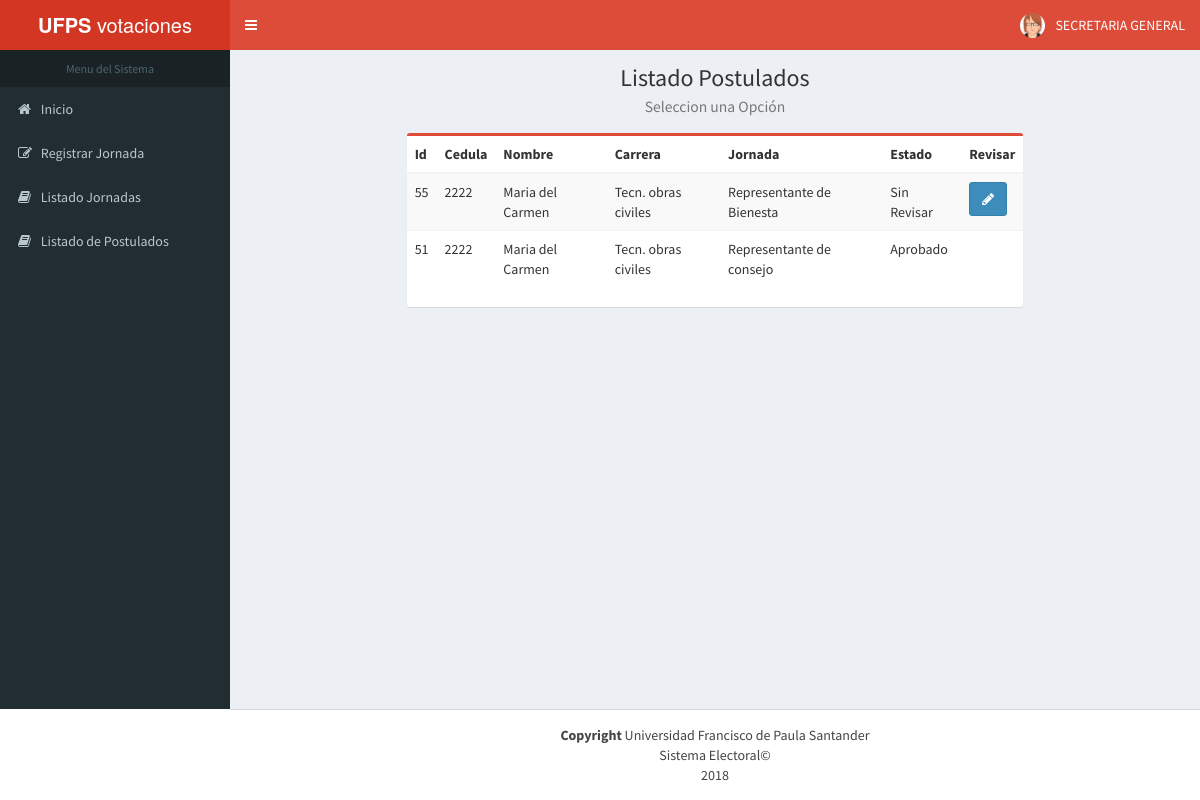
/php/FormListarPostulados.php (signed in), run on the app's committed database.
### tables this page shows
CREATE TABLE `usuario` (
  `correo` varchar(30) NOT NULL,
  `contrasena` varchar(10) NOT NULL,
  `foto` varchar(200) NOT NULL
);

CREATE TABLE `candidato` (
  `idJornada` int(11) NOT NULL,
  `cedula` varchar(10) NOT NULL,
  `descripcion` varchar(100) NOT NULL,
  `estado` varchar(20) NOT NULL,
  `codigo` int(7) NOT NULL
);

CREATE TABLE `estudiante` (
  `codigo` int(7) NOT NULL,
  `nombre` varchar(50) NOT NULL,
  `contrasena` varchar(20) NOT NULL,
  `telefono` int(7) NOT NULL,
  `correo` varchar(50) NOT NULL,
  `correoInstitucional` varchar(50) NOT NULL,
  `fechaIngreso` date DEFAULT NULL,
  `estado` varchar(10) NOT NULL,
  `nombreCarrera` varchar(30) NOT NULL,
  `cedula` varchar(10) NOT NULL,
  `foto` varchar(200) NOT NULL
);

CREATE TABLE `jornada` (
  `id` int(11) NOT NULL,
  `fechainicio` date NOT NULL,
  `fechafin` date NOT NULL,
  `tipojornada` varchar(25) NOT NULL,
  `Estado` varchar(10) NOT NULL,
  `usuario` varchar(30) NOT NULL,
  `InicioCandidato` date NOT NULL,
  `FinCandidato` date NOT NULL
);

### Facade/facVotacion.php (called while the page is built, shortened)
<?php
include_once '../negocio/negVotacion.php';
class facVotacion {
    static $_instance;
    private $negVotacion;
    function __construct() {
        $this->negVotacion = new negVotacion();
    }
    public static function getInstance() {
        if (!(self::$_instance instanceof self)) {
            self::$_instance = new self();
        }
        return self::$_instance;
    }
    public function TablaPostulados() {
        return $this->negVotacion->TablaPostulados();
    }
    public function CargarDatosS($mail) {
        return $this->negVotacion->CargarDatosS($mail);
    }
    }

### util/conexion2.php (called while the page is built, shortened)
<?php
class conexion2 {
    private $servidor = "localhost";
    private $usuario = "root";
    private $constrasena = "";
    private $bd = "votacion";
    private $conexion;
    static $_instance;
    public function conection() {
        if ($this->conexion == null || $this->conexion == "") {
            $this->conexion = new mysqli($this->servidor, $this->usuario, $this->constrasena, $this->bd);
        } else {
            if (!mysqli_ping($this->conexion)) {
                $this->conexion = null;
                $this->conection();
            }
        }
    }
    public static function getInstance() {
        if (!(self::$_instance instanceof self)) {
            self::$_instance = new self();
        }
        return self::$_instance;
    }
    public function ejecutarConsultaSQL($consulta) {
        $result = mysqli_query($this->conexion, $consulta);
        return $result;
    }
    public function getArray($result) {
        return mysqli_fetch_array($result);
    }
}

### DAO/usuario_DAO.php (called while the page is built, shortened)
<?php
include_once ('../util/conexion2.php');
class usuario_DAO {
    private $bd;
    function __construct() {
        $this->bd = conexion2::getInstance();
    }
    public function CargarDatosS($mail) {
        $this->bd->conection();
        $consulta = "SELECT foto FROM usuario WHERE correo='$mail';";
        $consul = $this->bd->ejecutarConsultaSQL($consulta);
        return $consul;
    }
    public function getArray($result) {
        return ($this->bd->getArray($result));
    }
}

### DAO/candidato_DAO.php (called while the page is built, shortened)
<?php
include_once ('../util/conexion2.php');
class candidato_DAO {
    private $bd;
    function __construct() {
        $this->bd = conexion2::getInstance();
    }
    public function getArray($result) {
        return ($this->bd->getArray($result));
    }
    public function ListarCandidatos() {
        $this->bd->conection();
        $consulta = "SELECT c.idJornada ,c.cedula,e.nombre,e.nombreCarrera,j.tipojornada,c.estado "
                . "From estudiante e JOIN candidato c on (e.cedula = c.cedula) JOIN jornada j on (c.idJornada = j.id) "
                . "where j.estado ='Activo' ORDER by c.estado DESC;";
        $result = $this->bd->ejecutarConsultaSQL($consulta);
        return $result;
    }
}

### negocio/negVotacion.php (the view, shortened to what this page needs)
<?php
include_once '../DAO/JornadaElectoral_DAO.php';
include_once '../DAO/candidato_DAO.php';
include_once '../DAO/estudiante_DAO.php';
include_once '../DAO/usuario_DAO.php';
class negVotacion {
    public function CargarDatosS($mail) {
        $moddao = new usuario_DAO();
        $result = $moddao->CargarDatosS($mail);
        $row = $moddao->getArray($result);
        $foto = $row['foto'];
        $script = "<li class='dropdown user user-menu'>
                    <a href='#' class='dropdown-toggle' data-toggle='dropdown'>
                        <img src='" . $foto . "' class='user-image' alt='User Image'>
                        <span class='hidden-xs'>SECRETARIA GENERAL</span>
                    </a>
                    <ul class='dropdown-menu'>
                        <li class='user-header'>
                            <img src='" . $foto . "' class='img-circle' alt='User Image'>
                            <p>
                                SECRETARIA GENERAL
                                <small>UFPS</small>
                            </p>
                        </li>
                        <li class='user-footer'>
                            <div class='pull-left'>
                                <a href='../php/FormCambiarContrasena.php' class='btn btn-default btn-flat'>Cambiar Clave</a>
                            </div>
                            <div class='pull-right'>
                                <a href='../util/cerrarSesion.php' class='btn btn-default btn-flat'>Salir</a>
                            </div>
                        </li>
                    </ul>
                </li>";
        return $script;
    }
    public function TablaPostulados() {
        $man = new candidato_DAO();
        $listado = $man->ListarCandidatos();
        $tablaJornada = "<table id='mytable' class='table table-bordred table-striped'>\n"
                . " <thead>\n"
                . "            <tr>"
                . "                <th>Id</th>"
                . "                <th>Cedula</th>"
                . "                <th>Nombre</th>"
                . "                <th>Carrera</th>"
                . "                <th>Jornada</th>"
                . "                <th>Estado</th>"
                . "                <th>Revisar</th>"
                . "            </tr>\n"
                . "</thead>\n"
                . "<tbody>\n";
        if ($row = $man->getArray($listado)) {
            do {
                $tablaJornada .= "<tr>\n"
                        . "<td>" . $row['idJornada'] . "</td>"
                        . "<td>" . $row['cedula'] . "</td>"
                        . "<td>" . $row['nombre'] . "</td>\n"
                        . "<td>" . $row['nombreCarrera'] . "</td>\n"
                        . "<td>" . $row['tipojornada'] . "</td>\n"
                        . "<td>" . $row['estado'] . "</td>";
                if ($row['estado'] == 'Sin Revisar') {
                    $tablaJornada .= "<td><a class='btn btn-primary' href='FormRevisarPostulado.php?ced=" . $row['cedula'] . "&id=" . $row['idJornada'] . "' role='button'><i class='fa fa-pencil'></i></a></td>";
                } else {
                    $tablaJornada .= "<td></td>";
                }
            } while ($row = $man->getArray($listado));
            $tablaJornada .= "</tbody>\n</table>\n";
            return $tablaJornada;
        } else {
            echo 'NO HAY JORNADAS ELECTORALES REGISTRADAS';
        }
    }
}

### php/FormListarPostulados.php (shortened to what this page needs)
<?php
if(($_SESSION['mail'])!=''){
  ?>
<!DOCTYPE html>
<html lang="es">
  <?php include '../util/heap.php';?>
    <body class="hold-transition skin-red sidebar-mini">
        <div class="wrapper">
            <?php include "../util/header.php"; ?>
            <div class="content-wrapper">
                <section class="content-header">
                    <h1>
                        <center>
                            Listado Postulados<br>
                            <small>Seleccion una Opción</small>
                        </center>
                    </h1>
                </section>
              <section class="content">
                  <div class="row">
                      <div class="col-md-8 col-md-offset-2">
                          <div class="box box-danger">
                            <form role="form" method="POST">
                                       <div class="table-responsive" id="ListadoPostulados">
                                            <?php include_once 'ListarPostulados.php'; ?>
                                        </div>
                              </form>
                          </div>
                      </div>
                  </div>
                  </div>
            </div>
        <?php include "../util/footer.php"; ?>
</body>
</html>
<?php
}else{
header("location:FormLoginAdmin.php");
}
?>

### util/heap.php (shortened to what this page needs)
<head>
       <link rel="stylesheet" href="../css/bootstrap.min.css">
       <link rel="stylesheet" href="https://cdnjs.cloudflare.com/ajax/libs/font-awesome/4.5.0/css/font-awesome.min.css">
       <link rel="stylesheet" href="../css/ionicons.min.css">
       <link rel="stylesheet" href="https://cdnjs.cloudflare.com/ajax/libs/ionicons/2.0.1/css/ionicons.min.css">
       <link rel="stylesheet" href="../css/AdminLTE.min.css">
       <link rel="stylesheet" href="../css/skins/skin-red.min.css">
   </head>

### util/header.php (shortened to what this page needs)
<!DOCTYPE html>
<header class="main-header">
   <a href="../php/FormAdmin.php" class="logo">
      <span  class="logo-lg" ><b>UFPS</b> votaciones</span>
   </a>
    <nav class="navbar navbar-static-top" role="navigation">
        <a href="#" class="sidebar-toggle" data-toggle="offcanvas" role="button">
        </a>
        <div class="navbar-custom-menu">
            <ul class="nav navbar-nav">
<?php include 'CargarDatosS.php';?>
            </ul>
        </div>
    </nav>
</header>
<aside class="main-sidebar">
    <section class="sidebar">
        <ul class="sidebar-menu">
            <li class="header"><center>Menu del Sistema</center></li>
            <li><a href="../php/FormAdmin.php"><i class="fa fa-home"></i> <span>Inicio</span></a></li>
            <li><a href="../php/FormRegistrarJornada.php" ><i class="fa fa-edit"></i> <span>Registrar Jornada</span></a></li>
            <li><a href="../php/FormListarJornada.php"><i class="fa fa-book"></i> <span>Listado Jornadas </span></a></li>
            <li><a href="../php/FormListarPostulados.php"><i class="fa fa-book"></i> <span>Listado de Postulados</span></a></li>
        </ul>
    </section>
</aside>

### util/CargarDatosS.php
<?php
include_once '../Facade/facVotacion.php';
  $facade = facVotacion::getInstance();
  $mail=$_SESSION['mail'];
    echo $result= $facade->CargarDatosS($mail);
    ?>

### php/ListarPostulados.php
<?php
   include_once '../Facade/facVotacion.php';
  $facade = facVotacion::getInstance();
    echo $result= $facade->TablaPostulados();
?>

### util/footer.php
<footer class="main-footer fixed-bottom " >
    <center>
        <div>
            <strong>Copyright</strong> Universidad Francisco de Paula Santander
            <br>Sistema Electoral&copy;
            <br>2018
        </div>
    </center>
</footer>

### data on the page
usuario: foto (picture)
candidato: idJornada "55", cedula "2222", cedula.nombre "Maria del Carmen", cedula.nombreCarrera "Tecn. obras civiles", idJornada.tipojornada "Representante de Bienesta", estado "Sin Revisar"
candidato: idJornada "51", cedula "2222", cedula.nombre "Maria del Carmen", cedula.nombreCarrera "Tecn. obras civiles", idJornada.tipojornada "Representante de consejo", estado "Aprobado"
